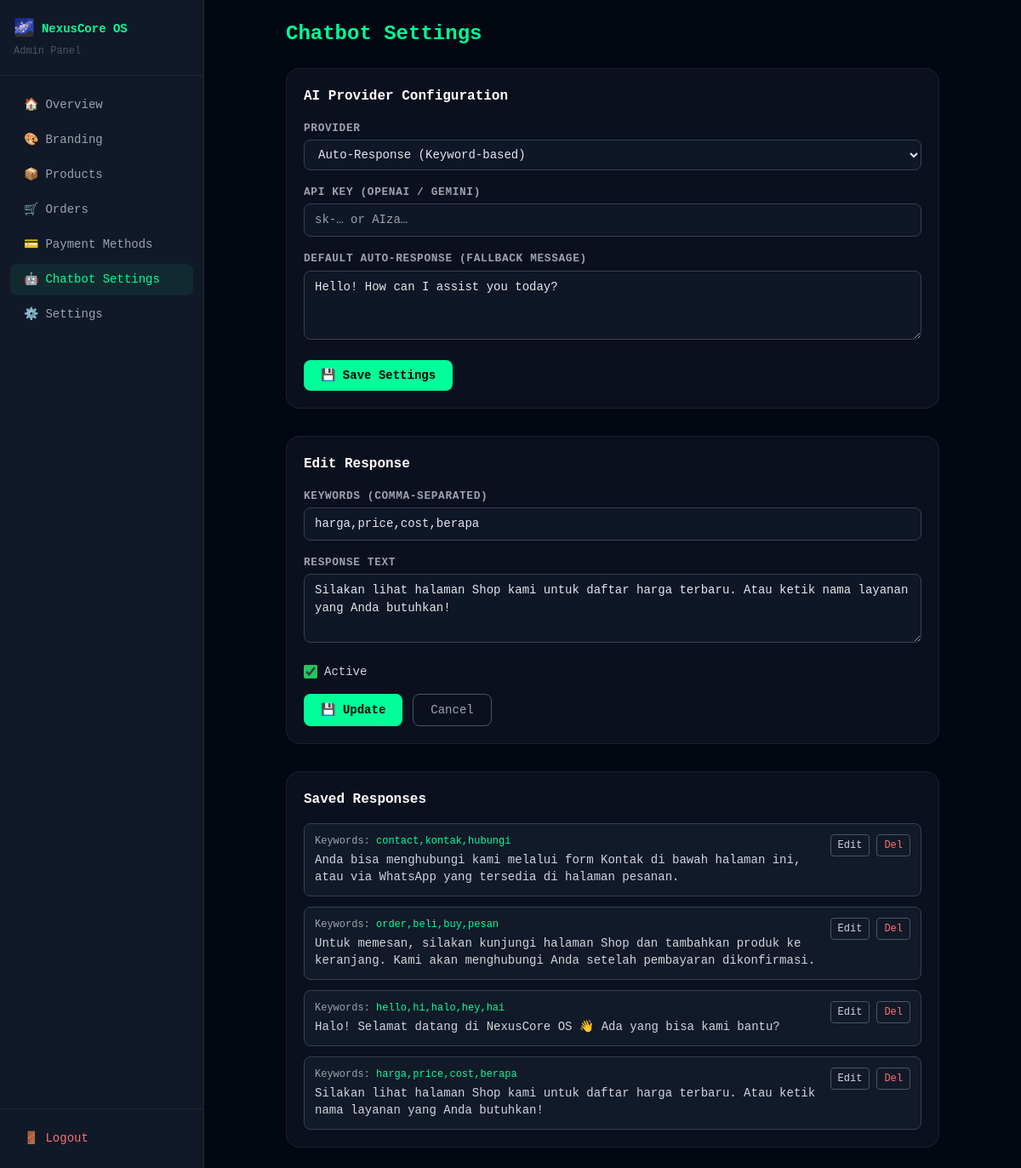
The app's page /modules/admin/chatbot.php?edit_resp=1 (signed in) with its own data.
### tables this page shows
CREATE TABLE IF NOT EXISTS `chatbot_responses` (
    `id`           INT UNSIGNED NOT NULL AUTO_INCREMENT,
    `keywords`     TEXT NOT NULL DEFAULT '',
    `response_text` TEXT NOT NULL DEFAULT '',
    `is_active`    TINYINT(1) NOT NULL DEFAULT 1,
    PRIMARY KEY (`id`)
);

### config.php (called while the page is built, shortened)
<?php
$db = new mysqli(DB_HOST, DB_USER, DB_PASS, DB_NAME);
if ($db) {
    $db->set_charset('utf8mb4');
}
function getSetting(string $key, string $default = ''): string
{
    global $db, $_nexus_settings_cache;
    if (!isset($_nexus_settings_cache)) {
        $_nexus_settings_cache = [];
        if ($db) {
            $res = $db->query('SELECT setting_key, setting_value FROM settings');
            if ($res) {
                while ($row = $res->fetch_assoc()) {
                    $_nexus_settings_cache[$row['setting_key']] = $row['setting_value'];
                }
            }
        }
    }
    return $_nexus_settings_cache[$key] ?? $default;
}
if ($db) {
    define('SHOP_ENABLED',    getSetting('shop_enabled',    '1') === '1');
} else {
    define('SHOP_ENABLED',    false);
    define('CHATBOT_ENABLED', false);
}
function h(string $str): string
{
    return htmlspecialchars($str, ENT_QUOTES | ENT_SUBSTITUTE, 'UTF-8');
}

### modules/admin/chatbot.php (the view, shortened to what this page needs)
<?php
require_once __DIR__ . '/../../config.php';
$editing = null;
if (isset($_GET['edit_resp'])) {
    $id   = (int)$_GET['edit_resp'];
    $stmt = $db->prepare('SELECT * FROM chatbot_responses WHERE id = ?');
    $stmt->bind_param('i', $id);
    $stmt->execute();
    $editing = $stmt->get_result()->fetch_assoc();
}
$responses = [];
if ($db) {
    $res = $db->query('SELECT * FROM chatbot_responses ORDER BY id DESC');
    if ($res) {
        while ($row = $res->fetch_assoc()) $responses[] = $row;
    }
}
$provider       = h(getSetting('chatbot_provider', 'auto'));
$apiKey         = h(getSetting('chatbot_api_key', ''));
$autoScript     = h(getSetting('chatbot_auto_script', ''));
?>
<!DOCTYPE html>
<html lang="en">
<head>
    <script src="https://cdn.tailwindcss.com"></script>
    <link rel="stylesheet" href="/assets/css/style.css">
</head>
<body class="bg-gray-950 text-gray-100 font-mono">
<div class="flex min-h-screen">
    <?php include __DIR__ . '/partials/sidebar.php'; ?>
    <main class="flex-1 p-6 overflow-y-auto">
        <div class="max-w-3xl mx-auto">
            <h1 class="text-2xl font-extrabold mb-6" style="color: var(--neon)">Chatbot Settings</h1>
            <div class="glass-card p-5 mb-8">
                <h2 class="font-bold text-white mb-4">AI Provider Configuration</h2>
                <form method="POST" action="<?= h($_SERVER['PHP_SELF']) ?>" class="space-y-4">
                    <div>
                        <label class="form-label">Provider</label>
                        <select name="chatbot_provider" class="form-input">
                            <option value="auto"   <?= $provider === 'auto'   ? 'selected' : '' ?>>Auto-Response (Keyword-based)</option>
                        </select>
                    </div>
                    <div>
                        <label class="form-label">API Key (OpenAI / Gemini)</label>
                        <input type="password" name="chatbot_api_key" class="form-input"
                               value="<?= $apiKey ?>" placeholder="sk-… or AIza…" autocomplete="off">
                    </div>
                    <div>
                        <label class="form-label">Default Auto-Response (fallback message)</label>
                        <textarea name="chatbot_auto_script" rows="3" class="form-input"><?= $autoScript ?></textarea>
                    </div>
                    <button type="submit" name="save_settings" class="btn-neon px-5 py-2 rounded-lg text-sm font-bold">
                        💾 Save Settings
                    </button>
                </form>
            </div>
            <div class="glass-card p-5 mb-8">
                <h2 class="font-bold text-white mb-4"><?= $editing ? 'Edit Response' : 'Add Keyword Response' ?></h2>
                <form method="POST" action="<?= h($_SERVER['PHP_SELF']) ?>" class="space-y-4">
                    <div>
                        <label class="form-label">Keywords (comma-separated)</label>
                        <input type="text" name="keywords" class="form-input"
                               placeholder="hello, hi, halo"
                               value="<?= $editing ? h($editing['keywords']) : '' ?>" required>
                    </div>
                    <div>
                        <label class="form-label">Response Text</label>
                        <textarea name="response_text" rows="3" class="form-input" required><?= $editing ? h($editing['response_text']) : '' ?></textarea>
                    </div>
                    <div class="flex items-center gap-2">
                        <input type="checkbox" id="resp_active" name="is_active"
                               class="accent-green-500 h-4 w-4"
                               <?= (!$editing || $editing['is_active']) ? 'checked' : '' ?>>
                        <label for="resp_active" class="text-sm text-gray-300">Active</label>
                    </div>
                    <div class="flex gap-3">
                        <button type="submit" name="save_response" class="btn-neon px-5 py-2 rounded-lg text-sm font-bold">
                            💾 <?= $editing ? 'Update' : 'Add' ?>
                        </button>
                        <?php if ($editing): ?>
                        <a href="<?= h($_SERVER['PHP_SELF']) ?>"
                           class="px-5 py-2 rounded-lg text-sm border border-gray-600 text-gray-400 hover:border-gray-400 transition-colors">Cancel</a>
                        <?php endif; ?>
                    </div>
                </form>
            </div>
            <div class="glass-card p-5">
                <h2 class="font-bold text-white mb-4">Saved Responses</h2>
                <?php if (empty($responses)): ?>
                <p class="text-gray-500 text-sm">No responses yet.</p>
                <?php else: ?>
                <div class="space-y-3">
                    <?php foreach ($responses as $r): ?>
                    <div class="flex items-start justify-between gap-4 p-3 rounded-lg bg-gray-800/40 border border-gray-700">
                        <div class="flex-1 min-w-0">
                            <p class="text-xs text-gray-400 mb-1">
                                Keywords: <span style="color: var(--neon)"><?= h($r['keywords']) ?></span>
                            </p>
                            <p class="text-sm text-gray-300 line-clamp-2"><?= h($r['response_text']) ?></p>
                        </div>
                        <div class="flex gap-2 text-xs shrink-0">
                            <a href="?edit_resp=<?= (int)$r['id'] ?>"
                               class="px-2 py-1 rounded border border-gray-600 text-gray-300 hover:border-green-500 hover:text-green-400 transition-colors">Edit</a>
                            <form method="POST" onsubmit="return confirm('Delete?');" class="inline">
                                <button type="submit" name="delete_response"
                                        class="px-2 py-1 rounded border border-gray-600 text-red-400 hover:border-red-400 transition-colors">Del</button>
                            </form>
                        </div>
                    </div>
                    <?php endforeach; ?>
                </div>
                <?php endif; ?>
            </div>
        </div>
    </main>
</div>
</body>
</html>

### assets/css/style.css (style rules this page uses)
*, *::before, *::after { box-sizing: border-box; }
html { scroll-behavior: smooth; }
body { background-color: #030712; color: #e5e7eb; font-family: 'Courier New', Courier, monospace; }
.glass-card { background: rgba(17, 24, 39, 0.6); backdrop-filter: blur(12px); -webkit-backdrop-filter: blur(12px); border: 1px solid rgba(255, 255, 255, 0.07); border-radius: 1rem; }
.btn-neon { background-color: var(--neon, #00ff99); color: #000; font-weight: 700; border: none; cursor: pointer; transition: opacity 0.2s, box-shadow 0.2s; }
.form-input { width: 100%; background: rgba(17, 24, 39, 0.8); border: 1px solid #374151; border-radius: 0.5rem; padding: 0.5rem 0.75rem; color: #e5e7eb; font-size: 0.875rem; transition: border-color 0.2s; outline: none; }
.form-label { display: block; font-size: 0.8rem; color: #9ca3af; margin-bottom: 0.25rem; font-weight: 600; text-transform: uppercase; letter-spacing: 0.05em; }

### records on screen
chatbot_responses: keywords "harga,price,cost,berapa", response_text "Silakan lihat halaman Shop kami untuk daftar harga terbaru. Atau ketik nama layanan yang Anda butuhkan!", is_active "☑"
chatbot_responses: keywords "contact,kontak,hubungi", response_text "Anda bisa menghubungi kami melalui form Kontak di bawah halaman ini, atau via WhatsApp yang tersedia di halaman pesanan."
chatbot_responses: keywords "order,beli,buy,pesan", response_text "Untuk memesan, silakan kunjungi halaman Shop dan tambahkan produk ke keranjang. Kami akan menghubungi Anda setelah pembayaran dikonfirmasi."
chatbot_responses: keywords "hello,hi,halo,hey,hai", response_text "Halo! Selamat datang di NexusCore OS 👋 Ada yang bisa kami bantu?"

### other values on screen
$siteName "NexusCore OS"
$item['icon'] "🏠"
$item['label'] "Overview"
$item['icon'] "🎨"
$item['label'] "Branding"
$item['icon'] "📦"
$item['label'] "Products"
$item['icon'] "🛒"
$item['label'] "Orders"
$item['icon'] "💳"
$item['label'] "Payment Methods"
$item['icon'] "🤖"
$item['label'] "Chatbot Settings"
$item['icon'] "⚙️"
$item['label'] "Settings"
